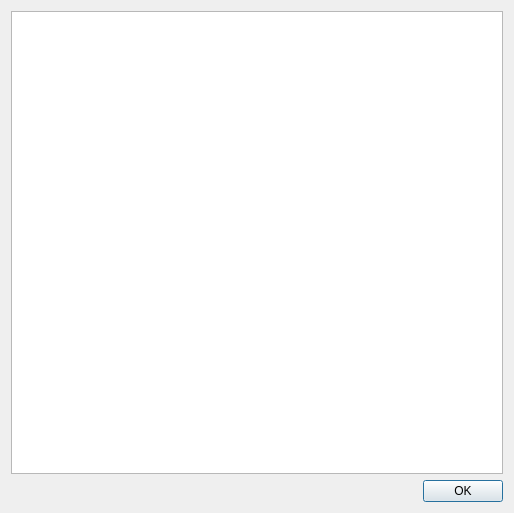
<?xml version="1.0" encoding="UTF-8"?>
<ui version="4.0">
 <class>LicenseDialog</class>
 <widget class="QDialog" name="LicenseDialog">
  <property name="geometry">
   <rect>
    <x>0</x>
    <y>0</y>
    <width>514</width>
    <height>513</height>
   </rect>
  </property>
  <property name="windowTitle">
   <string>License information</string>
  </property>
  <layout class="QGridLayout" name="gridLayout">
   <item row="0" column="0">
    <widget class="QTextBrowser" name="textBrowserLicense"/>
   </item>
   <item row="1" column="0">
    <widget class="QDialogButtonBox" name="buttonBox">
     <property name="orientation">
      <enum>Qt::Horizontal</enum>
     </property>
     <property name="standardButtons">
      <set>QDialogButtonBox::Ok</set>
     </property>
    </widget>
   </item>
  </layout>
 </widget>
 <resources/>
 <connections>
  <connection>
   <sender>buttonBox</sender>
   <signal>accepted()</signal>
   <receiver>LicenseDialog</receiver>
   <slot>accept()</slot>
   <hints>
    <hint type="sourcelabel">
     <x>248</x>
     <y>254</y>
    </hint>
    <hint type="destinationlabel">
     <x>157</x>
     <y>274</y>
    </hint>
   </hints>
  </connection>
  <connection>
   <sender>buttonBox</sender>
   <signal>rejected()</signal>
   <receiver>LicenseDialog</receiver>
   <slot>reject()</slot>
   <hints>
    <hint type="sourcelabel">
     <x>316</x>
     <y>260</y>
    </hint>
    <hint type="destinationlabel">
     <x>286</x>
     <y>274</y>
    </hint>
   </hints>
  </connection>
 </connections>
</ui>
